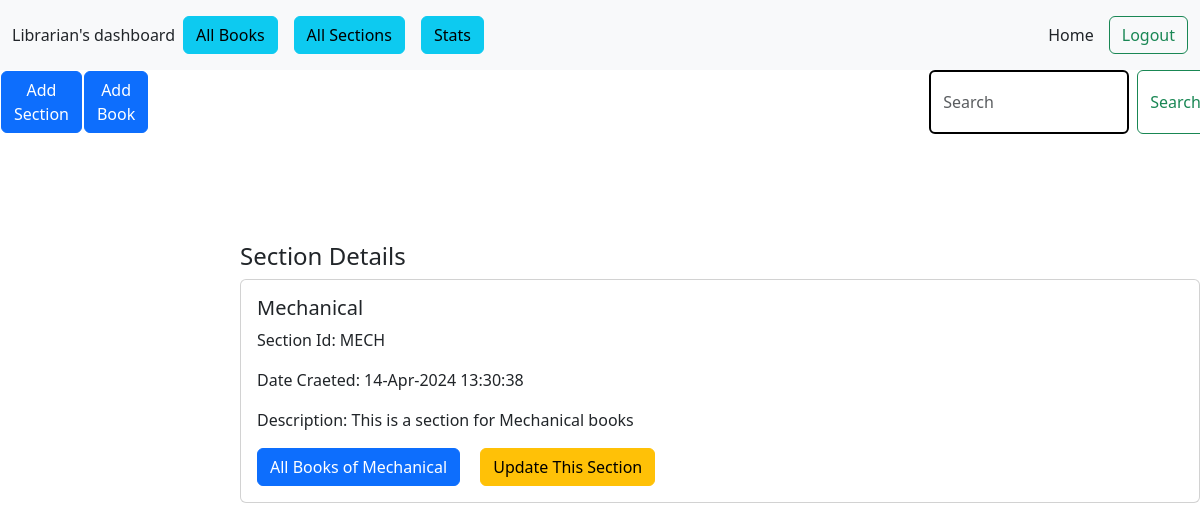
The app's page /section_view/MECH with its own data.
### application/model.py (models this page shows)
class Sections(db.Model):
    section_id = db.Column(db.String(10), primary_key = True)
    section_name = db.Column(db.String(50), nullable = False)
    date_created = db.Column(db.DateTime(), default = datetime.now)
    last_updated = db.Column(db.DateTime(), default = datetime.now)
    description = db.Column(db.String(200))
    books = db.relationship("Books", backref="section", cascade="all, delete-orphan, save-update")

### application/controllers.py (the view)
@app.route("/section_view/<section_id>", methods = ["GET", "POST"])
def section_view(section_id):
    this_section = Sections.query.filter_by(section_id = section_id).first()
    return render_template("view_section.html", this_section = this_section)

### templates/view_section.html (shortened to what this page needs)
{% extends "librarian_dashboard.html" %}
{% block content %}
<h4>Section Details</h4>
    <div class="card" style="width: 60rem;">
        <div class="card-body">
          <h5 class="card-title">{{this_section.section_name}}</h5>
          <p class="card-text">Section Id: {{this_section.section_id}}</p>
          <p class="card-text">Date Craeted: {{this_section.date_created.strftime("%d")}}-{{this_section.date_created.strftime("%b")}}-{{this_section.date_created.strftime("%Y")}} {{this_section.date_created.strftime("%X")}}</p>
          <p class="card-text">Description: {{this_section.description}}</p>
          <a href="/all_books_of/{{this_section.section_id}}" class="card-link"><button type="submit" class="btn btn-primary">All Books of {{this_section.section_name}}</button></a>
          <a href="/update_section/{{this_section.section_id}}" class="card-link"><button type="submit" class="btn btn-warning">Update This Section</button></a>
        </div>
      </div>
{% endblock content %}

### records on screen
Sections: section_name "Mechanical", section_id "MECH", date_created "14", date_created "Apr", date_created "2024", date_created "13:30:38", description "This is a section for Mechanical books"
